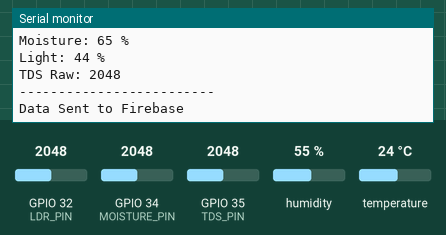
Simulated run of this sketch. Board: ESP32. Shown: the last lines printed to the serial monitor. The test bench sets the inputs (shaded band); at power-on: humidity 55 %, GPIO 32 (LDR_PIN) = 2048, GPIO 34 (MOISTURE_PIN) = 2048, GPIO 35 (TDS_PIN) = 2048, temperature 24 °C. WiFi joins after 1.5 s; servers stay silent unless stated.

Above: at 4.7 s.
4.8 s: humidity set to 22 %
At 9.9 s:
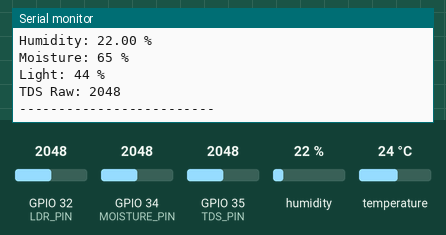
11.3 s: GPIO 32 (LDR_PIN) set to 2866
At 15.6 s:
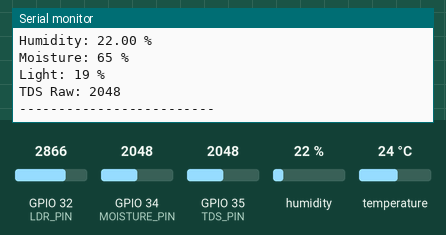
17.8 s: GPIO 34 (MOISTURE_PIN) set to 2866
At 23.0 s:
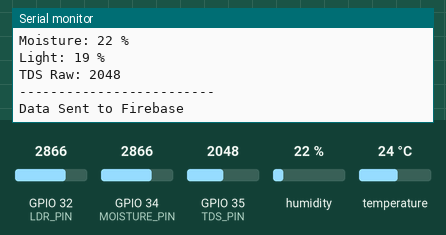
24.3 s: GPIO 35 (TDS_PIN) set to 2866
At 27.9 s:
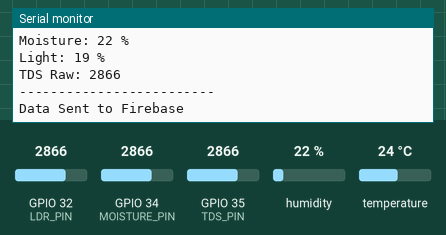
30.8 s: temperature set to 12 °C
At 33.0 s:
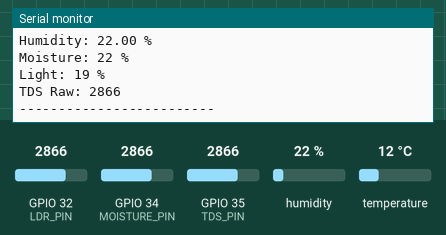
37.3 s: GPIO 32 (LDR_PIN) set to 3972
At 38.8 s:
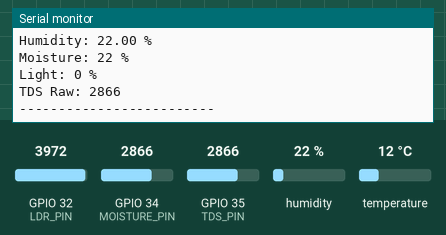
Timing chart, 0 to 40.3 s (numbered marks = the images above; inputs shaded):
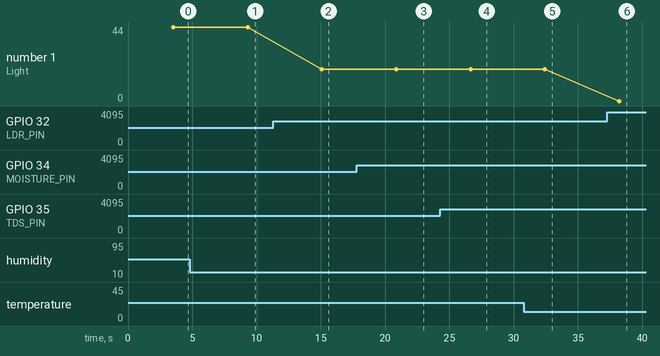

The sketch:

eps32_code.ino
```cpp
#include <WiFi.h>
#include <Firebase_ESP_Client.h>
#include "DHT.h"

#define WIFI_SSID "WIFI_NAME"
#define WIFI_PASSWORD "WIFI_PASSWORD"

#define DATABASE_URL "FIREBASE_DATABASE_URL"
#define DATABASE_SECRET "FIREBASE_DATABASE_SECRET"

#define DHTPIN 4
#define DHTTYPE DHT11
#define MOISTURE_PIN 34
#define LDR_PIN 32
#define TDS_PIN 35

/* Moisture Calibration */
int DRY_VALUE = 3300;
int WET_VALUE = 1400; // Adjust as per your needs

/* LDR Calibration */
int DARK_VALUE = 3500;
int BRIGHT_VALUE = 200;

DHT dht(DHTPIN, DHTTYPE);

FirebaseData fbdo;
FirebaseAuth auth;
FirebaseConfig config;

void setup() {

  Serial.begin(115200);
  delay(2000);
  dht.begin();

  WiFi.begin(WIFI_SSID, WIFI_PASSWORD);
  Serial.print("Connecting to WiFi");

  while (WiFi.status() != WL_CONNECTED) {
    delay(500);
    Serial.print(".");
  }

  Serial.println("\nWiFi Connected");

  config.database_url = DATABASE_URL;
  config.signer.tokens.legacy_token = DATABASE_SECRET;

  Firebase.begin(&config, &auth);
  Firebase.reconnectWiFi(true);
}

void loop() {

  /* Read DHT11 */
  float temperature = dht.readTemperature();
  float humidity = dht.readHumidity();

  /* Read Soil Moisture */
  int moistureRaw = analogRead(MOISTURE_PIN);
  int moisturePercent = map(moistureRaw, DRY_VALUE, WET_VALUE, 0, 100);
  moisturePercent = constrain(moisturePercent, 0, 100);

  /* Read Light (Inverted) */
  int lightRaw = analogRead(LDR_PIN);
  int lightPercent = map(lightRaw, DARK_VALUE, BRIGHT_VALUE, 0, 100);
  lightPercent = constrain(lightPercent, 0, 100);

  int tdsRaw = analogRead(TDS_PIN);

  /* Print values */
  Serial.println("------ SENSOR DATA ------");

  Serial.print("Temperature: ");
  Serial.print(temperature);
  Serial.println(" °C");

  Serial.print("Humidity: ");
  Serial.print(humidity);
  Serial.println(" %");

  Serial.print("Moisture: ");
  Serial.print(moisturePercent);
  Serial.println(" %");

  Serial.print("Light: ");
  Serial.print(lightPercent);
  Serial.println(" %");

  Serial.print("TDS Raw: ");
  Serial.println(tdsRaw);

  Serial.println("-------------------------");

  /* Send to Firebase */

  Firebase.RTDB.setFloat(&fbdo, "/CropData/Temperature", temperature);
  Firebase.RTDB.setFloat(&fbdo, "/CropData/Humidity", humidity);
  Firebase.RTDB.setInt(&fbdo, "/CropData/Moisture", moisturePercent);
  Firebase.RTDB.setInt(&fbdo, "/CropData/Light", lightPercent);
  Firebase.RTDB.setInt(&fbdo, "/CropData/TDS", tdsRaw);

  Serial.println("Data Sent to Firebase\n");

  delay(5000);
}
```

Measured:
- after the input at 4.8 s, the serial monitor: prints a new line after 4.5 s (image 1)
- after the input at 11.3 s, the serial monitor: prints a new line after 3.8 s (image 2)
- after the input at 17.8 s, the serial monitor: prints a new line after 3.1 s (image 3)
- after the input at 24.3 s, the serial monitor: prints a new line after 2.4 s (image 4)
- after the input at 30.8 s, the serial monitor: prints a new line after 1.6 s (image 5)
- after the input at 37.3 s, the serial monitor: prints a new line after 0.91 s (image 6)
- plotted number 1: 44 → 19 after the input at 11.3 s, 19 → 0 after the input at 37.3 s
